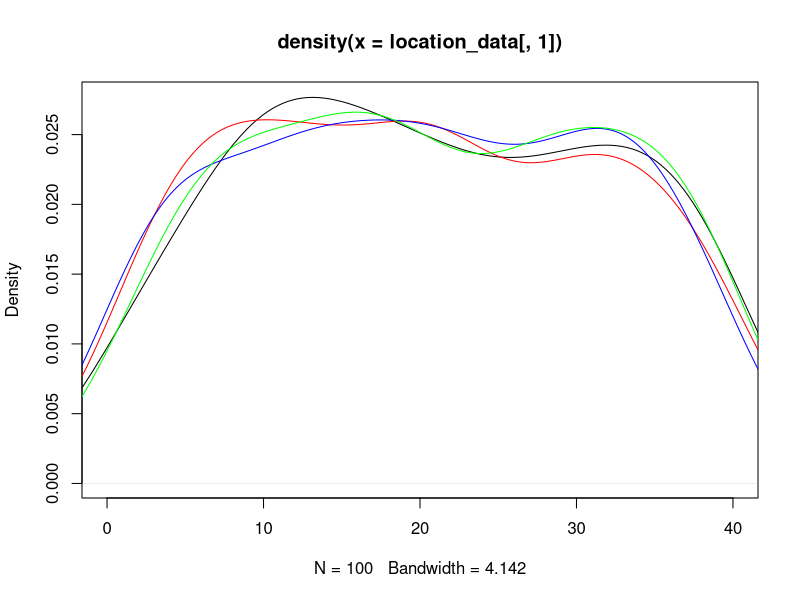
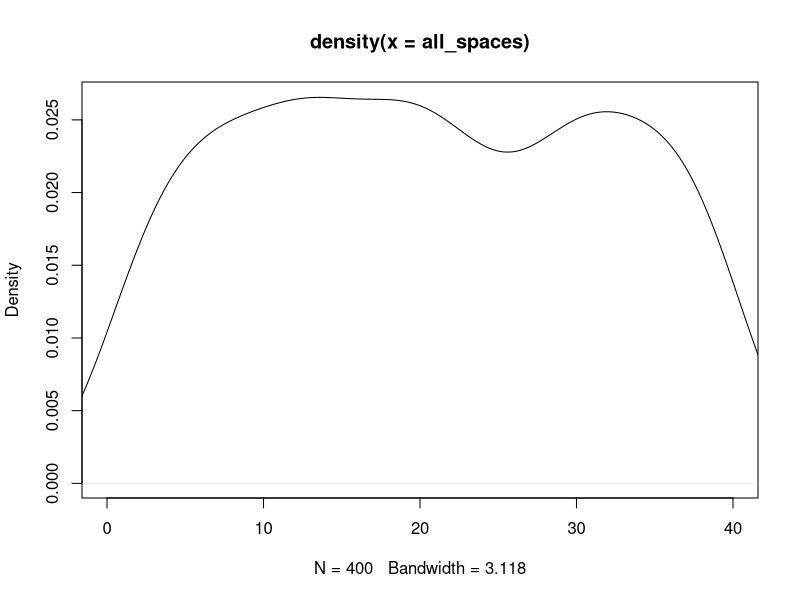
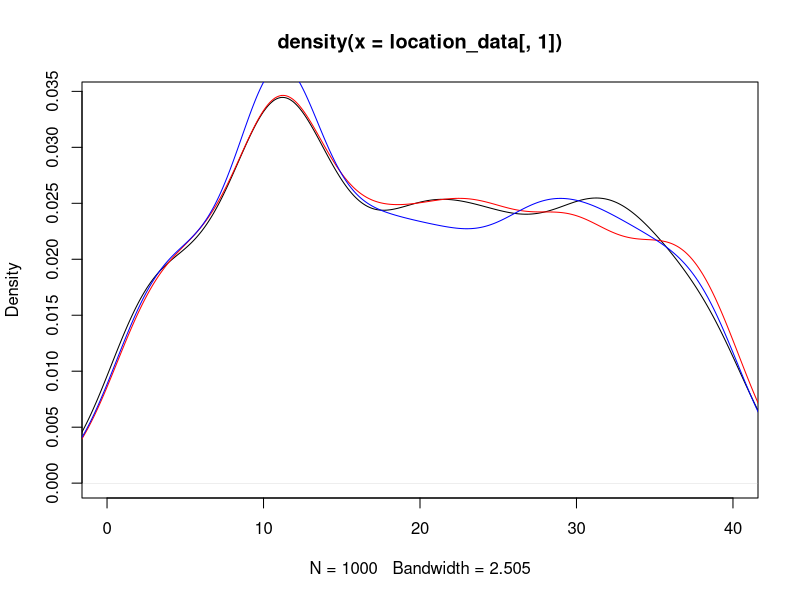
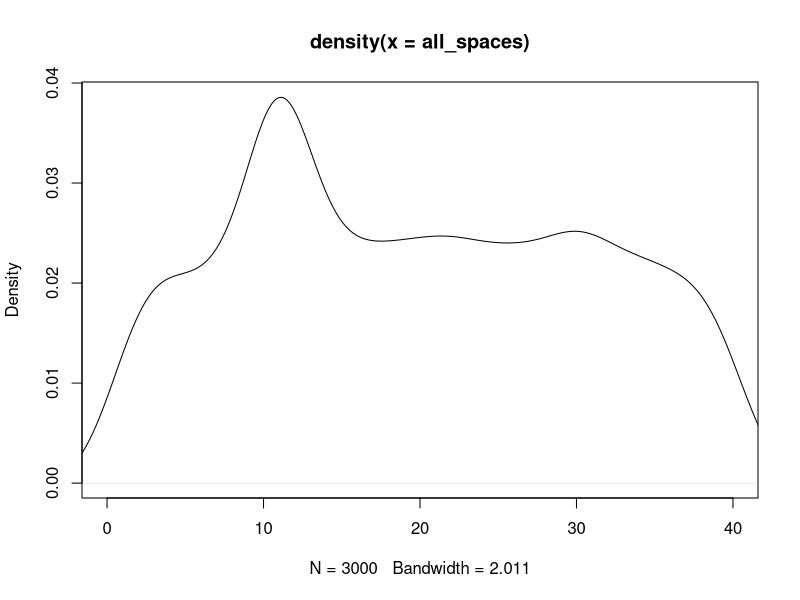
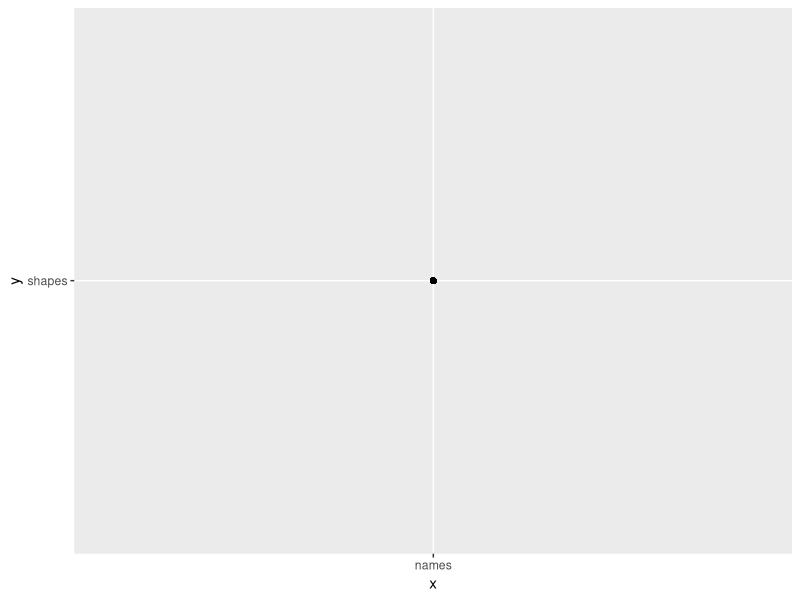

R code for these plots, in order:
## ---- chunk 1
knitr::opts_chunk$set(echo = TRUE)
## ---- chunk 2
#libraries
library(dplyr)
library(ggplot2)
## ---- chunk 3
#Kayleigh
##LET'S GET MOVING

monopolyBoard <- read.csv("MonopolyBoard.csv", header = T)
monopolyBoard

# Using dice rolls to determine where a player will land on the board
#input: "location"; a number 1-40; where the player is on the board
#output: the amount of spaces the player will move until they are on their new location

#note that this is only accounting for standard dice rolls, no special rules yet...

lets_move = function(location) {
  dice_roll_1 <- sample(1:6, 1, replace = TRUE)
  dice_roll_2 <- sample(1:6, 1, replace = TRUE)
  
  roll_total <- sum(dice_roll_1, dice_roll_2)
  roll_double <- dice_roll_1 == dice_roll_2
  
    location = location + roll_total
    
  if (location <= 40) {
    location = location
  } else {
    location = location - 40
  }
  
  space = monopolyBoard$name[monopolyBoard$spaces == location]
  
  print("You're moving forward...")
  print(roll_total)
  
  print("You're on space...")
  print(location)
  
  #print(space) #This prints out the name of the space that they land on. 
}

#testers
lets_move(1)
lets_move(25)
lets_move(38)
lets_move(40)



#A function to move players around the board and to play Monopoly!
#input: "turns"; the amount of turns we should take
#output: a player's new location on the board

lets_play = function(turns) {
  location = 1
  print("Starting Location: GO!")
  for (i in 1:turns) {
    location = lets_move(location)
  }
  print("You've landed on...")
  return(location)
}



lets_play(10) #tester #in this example if you look at a reference monopoly board and "walk" your way around the board with each move being the number in each output, you'll land on the space on the board corresponding to the final output (when counting "GO" as 1 and/or 40) 

#testers 
#"lets_move" and "lets_play" have both been edited to print out phrases for each roll and move to make it easier to determine how the player is moving. 
#"You're moving forward..." gives the player's roll
#"You're on space..." is the players position after 1 turn/"lets_move"
  # Later try to switch this print statement to the name of the spot that the player is on 
#"You've landed on..." gives the final location after running "lets_play" for "x" turns.
  # Later try to switch this print statement to the name of the spot that the player is on 

lets_play(3)
lets_play(10)

## ---- chunk 4
##DOUBLE DOWN

##WORK IN PROGRESS

#A function using dice rolls to determine how many spaces a player will move with the additional rules for "doubles" in Monopoly
#input: "location"; a number 1-40 where the player is on the board
#outut: the number of spaces the player will move on the board, with the special case of rolling three "doubles" and landing in jail
double_down = function(location) {
  dice_roll_1 <- sample(1:6, 1, replace = TRUE)
  dice_roll_2 <- sample(1:6, 1, replace = TRUE)
  
  roll_total <- sum(dice_roll_1, dice_roll_2)
  roll_double <- dice_roll_1 == dice_roll_2
  
  print("roll was")
  print(roll_total)
    
  if (roll_double) {
    
    dice_roll_3 <- sample(1:6, 1, replace = TRUE)
    dice_roll_4 <- sample(1:6, 1, replace = TRUE)
    
    roll_total_2 <- sum(dice_roll_3, dice_roll_4)
    roll_double_2 <- dice_roll_3 == dice_roll_4
    
    print("roll double was")
    print(roll_total_2)

    
    if (roll_double_2) {
      dice_roll_5 <- sample(1:6, 1, replace = TRUE)
      dice_roll_6 <- sample(1:6, 1, replace = TRUE)
      
      roll_total_3 <- sum(dice_roll_5, dice_roll_6)
      roll_double_3 <- dice_roll_5 == dice_roll_6
      
      print("roll double was")
      print(roll_total_3)
      
      if (roll_double_3) {
        location = 11 #Jail
        print("doubles, doubles, doubles")
        print("You're going to JAIL!")
        
      } else {
        location = location + roll_total + roll_total_2 + roll_total_3
        print("doubles, doubles, not doubles")
        print("You're moving forward...")
        print(roll_total + roll_total_2 + roll_total_3)
      }
    } else {
      location = location + roll_total + roll_total_2
      print("doubles, not doubles")
      print("You're moving forward...")
      print(roll_total+roll_total_2)
    }
  } else {
    location = location + roll_total
    print("no doubles")
    print("You're moving forward...")
    print(roll_total)
  }

    
  if (location <= 40) {
    location = location
  } else {
    location = location - 40
  }

  
  print("You're on space...")
  print(location)
}

double_down(1)
#text out in the function is kinda funky right but it's just to make sure its working right
#In final version switch all dice rolls to sample(1:6,...)

## ---- chunk 5
##CHANCE AND COMMUNITY CHEST CARDS
Card_Numbers <- c(1, 2, 3, 4, 5, 6, 7, 8, 9, 10, 11, 12, 13, 14, 15, 16)

Chance_Cards <- c("Advance to Boardwalk", "Advance to Go (Collect $200)", "Advance to Illinois Avenue. If you pass Go, collect $200", "Advance to St. Charles Place. If you pass Go, collect $200", "Advance to the nearest Railroad. If unowned, you may buy it from the Bank. If owned, pay owner twice the rental to which they are otherwise entitled", "Advance to the nearest Railroad. If unowned, you may buy it from the Bank. If owned, pay owner twice the rental to which they are otherwise entitled", "Advance token to nearest Utility. If unowned, you may buy it from the Bank. If owned, throw dice and pay owner a total ten times amount thrown", "Bank pays you dividend of $50", "Get Out of Jail Free", "Go Back 3 Spaces", "Go to Jail. Go directly to Jail, do not pass Go, do not collect $200", "Make general repairs on all your property. For each house pay $25. For each hotel pay $100", "Speeding fine $15", "Take a trip to Reading Railroad. If you pass Go, collect $200", "You have been elected Chairman of the Board. Pay each player $50", "Your building loan matures. Collect $150")

Chance <- data.frame(Chance_Cards, Card_Numbers)
Chance
##Chance cards to move a player to a new space:
  #1 -> Advance to Boardwalk (space 40)
  #2 -> Advance to Go (space 1)
  #3 -> Advance to Illinois Avenue (space 25)
  #4 -> Advance to St. Charles Place (space 12)
  #5 -> Advance to nearest Railroad (space(s) 6, 16, 26, 36)
  #6 -> Advance to nearest Railraod (space(s) 6, 16, 26, 36)
  #7 -> Advance to nearest Utility (space(s) 13, 29)
  #11 -> Go to Jail (space 11)
  #14 -> Take a trip to Reading Railroad (space 6)

Community_Chest_Cards <- c("Advance to Go (Collect $200)", "Bank error in your favor. Collect $200", "Doctor’s fee. Pay $50", "From sale of stock you get $50", "Get Out of Jail Free", "Go to Jail. Go directly to jail, do not pass Go, do not collect $200", "Holiday fund matures. Receive $100", "Income tax refund. Collect $20", "It is your birthday. Collect $10 from every player", "Life insurance matures. Collect $100", "Pay hospital fees of $100", "Pay school fees of $50", "Receive $25 consultancy fee", "You are assessed for street repair. $40 per house. $115 per hotel", "You have won second prize in a beauty contest. Collect $10", "You inherit $100")

Community_Chest <- data.frame(Community_Chest_Cards, Card_Numbers)
Community_Chest

##Community Chest Cards that move a player to a new space:
  #1 -> Advance to GO (space 1)
  #5 -> Go to Jail (space 11)

## ---- chunk 6
# heidi

#the function "who_goes_first" simulates the initial roll before the game begins in order to determine which player goes first
# input is a number of how many players are going to be playing
# output is the value of each players roll and the player that will start the game based on who had the highest roll
who_goes_first <- function(num_players){
  initial_rolls <- c()
  for (i in 1:num_players) {
    player_i_roll <- sum(sample(1:6, 2, replace=TRUE))
    initial_rolls <- c(initial_rolls, player_i_roll) # vector of every player's roll
    print(paste("Player", i, "rolled", player_i_roll))
  }
  cat("\n")
  if(sum(initial_rolls == max(initial_rolls)) >= 2){
    while (sum(initial_rolls == max(initial_rolls)) >= 2) { # if players tied for highest number
      tied_players <- which(initial_rolls==max(initial_rolls)) # identify which players tied
      print("It's a tie! Roll again")
      cat("\n")
      tie_breaker_rolls <- c()
      for (i in tied_players) { # tied players roll again
       player_i_roll2 <- sum(sample(1:6, 2, replace=TRUE))
       tie_breaker_rolls <- c(tie_breaker_rolls, player_i_roll2)
       print(paste("Player", i, "rolled", player_i_roll2))
      }
      initial_rolls <- tie_breaker_rolls
      highest_roll <- max(tie_breaker_rolls)
      highest_player2 <- tied_players[which(tie_breaker_rolls == highest_roll)]
    }
    cat("\n")
    print(paste("Player", highest_player2, "goes first!"))
  }
  else {
    highest_player <- which.max(initial_rolls) # who rolled the highest number
    print(paste("Player", highest_player, "goes first!"))
  }
}

who_goes_first(4) # test function

## ---- chunk 7
# Olivia
# Website for data: https://stat-jet-asu.github.io/Datasets/InstructorDescriptions/monopoly.html

monopolyBoard <- read.csv("MonopolyBoard.csv", header = T)
head(monopolyBoard)

# Kayleigh's lets_play function from above incorporating players and density plots
# uses lets_move function from above
# input: turns, # of turns to iterate through; players, number of players (2-4)
# output: density plot with a line for each player's frequency of spaces landed on 
# & density plot for the combined frequency of spaces landed on for all players

lets_play = function(turns, players) {
  location_data <- as.data.frame(matrix(nrow = turns, ncol = players))
  
for (j in 1:players) {
  location = 1
  
  for (i in 1:turns) {
    
    location = lets_move(location)
    location_data[i,j] <- location
    }
  }
  
  # creates density plot of frequency of landing on each space for each player
  plot(density(location_data[,1]), xlim = c(0,40), col = "black")
  
  colors <- c("red", "blue", "green")
  
  for (k in 2:players) {
  lines(density(location_data[,k]), col = colors[k-1]) # adds a density line for each player after the first
  }
  
  # creates density plot for total frequency landing on each space (all players spaces included)
  all_spaces <- as.vector(as.matrix(location_data))
  plot(density(all_spaces), xlim = c(0,40), col = "black")
  
}
lets_play(100, 4)

## ---- chunk 8
# 3 -- including jail and double rolls

lets_move2 = function(location) {
  dice_roll_1 <- sample(1:6, 1, replace = TRUE)
  dice_roll_2 <- sample(1:6, 1, replace = TRUE)
  
  roll_total <- sum(dice_roll_1, dice_roll_2)
  roll_double <- dice_roll_1 == dice_roll_2
  
    location = location + roll_total # updates location to be previous location + roll total
    double3 = "false" # double3 is assigned "true" if the player double rolls 3x (as seen in if statement below), otherwise it is assigned "false" 
    
  # first double roll -> roll again
  if (roll_double == TRUE) {
    dice_roll_3 <- sample(1:6, 1, replace = TRUE)
    dice_roll_4 <- sample(1:6, 1, replace = TRUE)
    
    roll_total2 <- sum(dice_roll_3, dice_roll_4)
    roll_double2 <- dice_roll_3 == dice_roll_4
    
    location = location + roll_total2
    double3 = "false"
    
    # if player is at a location past 40, subtract 40 so they go back to the GO space at location "41"
    # this is included in each if statement below so that it applies if player has to roll again
    if (location <= 40) {
      location = location
    } else {
      location = location - 40
    }
     
      # second double roll -> roll again
      if (roll_double2 == TRUE) {
        dice_roll_5 <- sample(1:6, 1, replace = TRUE)
        dice_roll_6 <- sample(1:6, 1, replace = TRUE)
    
        roll_total3 <- sum(dice_roll_5, dice_roll_6)
        roll_double3 <- dice_roll_5 == dice_roll_6
    
        location = location + roll_total3
        double3 = "false"
        
        if (location <= 40) {
          location = location
        } else {
          location = location - 40
        }
        
        # third double roll -> go to jail
          if (roll_double3 == TRUE) {
            location = monopolyBoard$spaces[monopolyBoard$name == "Jail"]
            double3 = "true"
          }
      }
  }  
    
  if (location <= 40) {
    location = location
  } else {
    location = location - 40
  }
  
  listdata <- (list(location, double3)) # creates list for outputs "location" and "double3"
  # if you need to access location from this function, use lets_move2(location)[[1]]
  # if you need to access double3, use lets_move2(double3)[[2]]
  return(listdata)
  
}




lets_play2 = function(turns, players) {
  
  location_data <- as.data.frame(matrix(nrow = turns, ncol = players)) # dataframe will keep data for locations of players for each turn
  double3data <- as.data.frame(matrix(nrow = turns, ncol = players)) # dataframe will say "true" if player double rolled 3x (which lands them in jail) and "false" if they didn't double roll 3x
  
  for (j in 1:players) { # rotates through each player
    location = 1 # each player starts at location 1
    double3 = 0 # initializing "double3" which will be later assigned a "true" or "false" based on if player double rolled 3x
  
    for (i in 1:turns) { # iterates through number of turns
      
        location = lets_move2(location)[[1]] # takes location from lets_move2 function and assigns it to location
        location_data[i,j] <- as.integer(location) # puts location value into the dataframe of locations for each player
        double3data[i,j] <- lets_move2(double3)[[2]] # takes "true" or "false" value from double3 and adds it to double3data dataframe
        
      # deals with landing in jail from "go to jail" space and staying there for next 3 turns
      if (31 %in% location_data[i-1,j]) { # if you landed on 31 in the last turn (i-1 turn), you go to jail (space 11) for the ith turn
        location <- 11
        location_data[i,j] <- as.integer(location) # new location is 11
      } else if (11 %in% location_data[i-1,j] & 31 %in% location_data[i-2,j]) { # if you were on space 11 last turn AND you were on space 31 2 turns ago, you stay in jail (space 11) for turn i
        location <- 11
        location_data[i,j] <- as.integer(location)
      } else if (11 %in% location_data[i-2,j] & 31 %in% location_data[i-3,j]) {
        location <- 11
        location_data[i,j] <- as.integer(location)
      }
        
      # landing in jail from 3x double roll and staying there for next 3 turns
      if (11 %in% location_data[i,j] & "true" %in% double3data[i-1,j]) { # if player's location is 11 (jail) and double3data is"true" (player double rolled 3x), player stays in jail. all 3 if/else if statements keep player in jail for the next 3 turns
        location <- 11
        location_data[i,j] <- as.integer(location)
      } else if (11 %in% location_data[i-1,j] & "true" %in% double3data[i-2,j]) { # 
        location <- 11
        location_data[i,j] <- as.integer(location)
      } else if (11 %in% location_data[i-2,j] & "true" %in% double3data[i-3,j]) {
        location <- 11
        location_data[i,j] <- as.integer(location)
      }
        
    }
  }
  #print(location_data)
  
  # creates density plot of frequency of landing on each space for each player
  plot(density(location_data[,1]), xlim = c(0,40), col = "black")
  
  colors <- c("red", "blue", "green")
  
  for (k in 2:players) {
    lines(density(location_data[,k]), col = colors[k-1]) # adds a density line for each player after the first
  }
  
  # creates density plot for total frequency landing on each space (all players spaces included)
  all_spaces <- as.vector(as.matrix(location_data))
  plot(density(all_spaces), xlim = c(0,40), col = "black")
  
}
 
lets_play2(1000, 3)

# how should we go about recording spaces landed on when double rolls occur?

Chance
## ---- chunk 9
#4 - Kayleigh and Maddie 
#Chance - spaces 8, 23, 37
#Community Chest - spaces 3, 18, 34
Chance

Drawing_Chance = function(location) {
  location = 8 || 23 || 27
  draw_card <- sample(1:16, 1, replace = TRUE)
  print(draw_card)
  player_card <- Chance$Chance_Cards[draw_card]
  player_card
}

Drawing_Chance(8)
Drawing_Chance(23)
Drawing_Chance(37)

lets_move3 = function(location) {
  dice_roll_1 <- sample(1:6, 1, replace = TRUE)
  dice_roll_2 <- sample(1:6, 1, replace = TRUE)
  
  roll_total <- sum(dice_roll_1, dice_roll_2)
  roll_double <- dice_roll_1 == dice_roll_2
  
    location = location + roll_total
    double3 = "false"
    
  # first double roll -> roll again
  if (roll_double == TRUE) {
    dice_roll_3 <- sample(1:6, 1, replace = TRUE)
    dice_roll_4 <- sample(1:6, 1, replace = TRUE)
    
    roll_total2 <- sum(dice_roll_3, dice_roll_4)
    roll_double2 <- dice_roll_3 == dice_roll_4
    
    location = location + roll_total2
    double3 = "false"
    
    if (location <= 40) {
      location = location
    } else {
      location = location - 40
    }
     
      # second double roll -> roll again
      if (roll_double2 == TRUE) {
        dice_roll_5 <- sample(1:6, 1, replace = TRUE)
        dice_roll_6 <- sample(1:6, 1, replace = TRUE)
    
        roll_total3 <- sum(dice_roll_5, dice_roll_6)
        roll_double3 <- dice_roll_5 == dice_roll_6
    
        location = location + roll_total3
        double3 = "false"
        
        if (location <= 40) {
          location = location
        } else {
          location = location - 40
        }
        
        # third double roll -> go to jail
          if (roll_double3 == TRUE) {
            location = monopolyBoard$spaces[monopolyBoard$name == "Jail"]
            double3 = "true"
          }
      }
  }  
    
  if (location <= 40) {
    location = location
  } else {
    location = location - 40
  }
  
  listdata <- (list(location, double3))
  return(listdata)
  
}


lets_play3 = function(turns, players) {
  
  location_data <- as.data.frame(matrix(nrow = turns, ncol = players))
  double3data <- as.data.frame(matrix(nrow = turns, ncol = players))
  
  for (j in 1:players) {
    location = 1
    double3 = 0
  
    for (i in 1:turns) {
      
        location = lets_move2(location)[[1]]
        location_data[i,j] <- as.integer(location)
        double3data[i,j] <- lets_move2(double3)[[2]]
        
      # deals with landing in jail from "go to jail" space and staying there for next 3 turns
      if (31 %in% location_data[i-1,j]) { # if you land on 31 (go to jail), next location is in jail (space 11)
        location <- 11
        location_data[i,j] <- as.integer(location)
      } else if (11 %in% location_data[i-1,j] & 31 %in% location_data[i-2,j]) {
        location <- 11
        location_data[i,j] <- as.integer(location)
      } else if (11 %in% location_data[i-2,j] & 31 %in% location_data[i-3,j]) {
        location <- 11
        location_data[i,j] <- as.integer(location)
      }
        
      # landing in jail from 3x double roll and staying there for next 3 turns
      if (11 %in% location_data[i,j] & "true" %in% double3data[i-1,j]) { # "true" means player double rolled 3x -> jail
        location <- 11
        location_data[i,j] <- as.integer(location)
      } else if (11 %in% location_data[i-1,j] & "true" %in% double3data[i-2,j]) { # 
        location <- 11
        location_data[i,j] <- as.integer(location)
      } else if (11 %in% location_data[i-2,j] & "true" %in% double3data[i-3,j]) {
        location <- 11
        location_data[i,j] <- as.integer(location)
      }
        
    }
  }
  #print(location_data)
  
  # creates density plot of frequency of landing on each space for each player
  plot(density(location_data[,1]), xlim = c(0,40), col = "black")
  
  colors <- c("red", "blue", "green")
  
  for (k in 2:players) {
    lines(density(location_data[,k]), col = colors[k-1]) # adds a density line for each player after the first
  }
  
  # creates density plot for total frequency landing on each space (all players spaces included)
  all_spaces <- as.vector(as.matrix(location_data))
  plot(density(all_spaces), xlim = c(0,40), col = "black")
  
}
## ---- chunk 10

#use lets_move2 for freq plot
monopolyBoard1 <- read.csv("MonopolyBoard.csv", header = T)
head(monopolyBoard1)

kaciesboard <- monopolyBoard1 %>% select(., "name", "type", "color", "spaces")
kaciestibble <- as_tibble(kaciesboard)
kaciestibble

freq <- kaciestibble %>% ggplot(., mapping=aes(x="names", y="shapes")) +geom_point()

freq
 
## ---- chunk 11
#hello
dice_roll <- sum(sample(1:6, 2, replace = TRUE))
dice_roll
